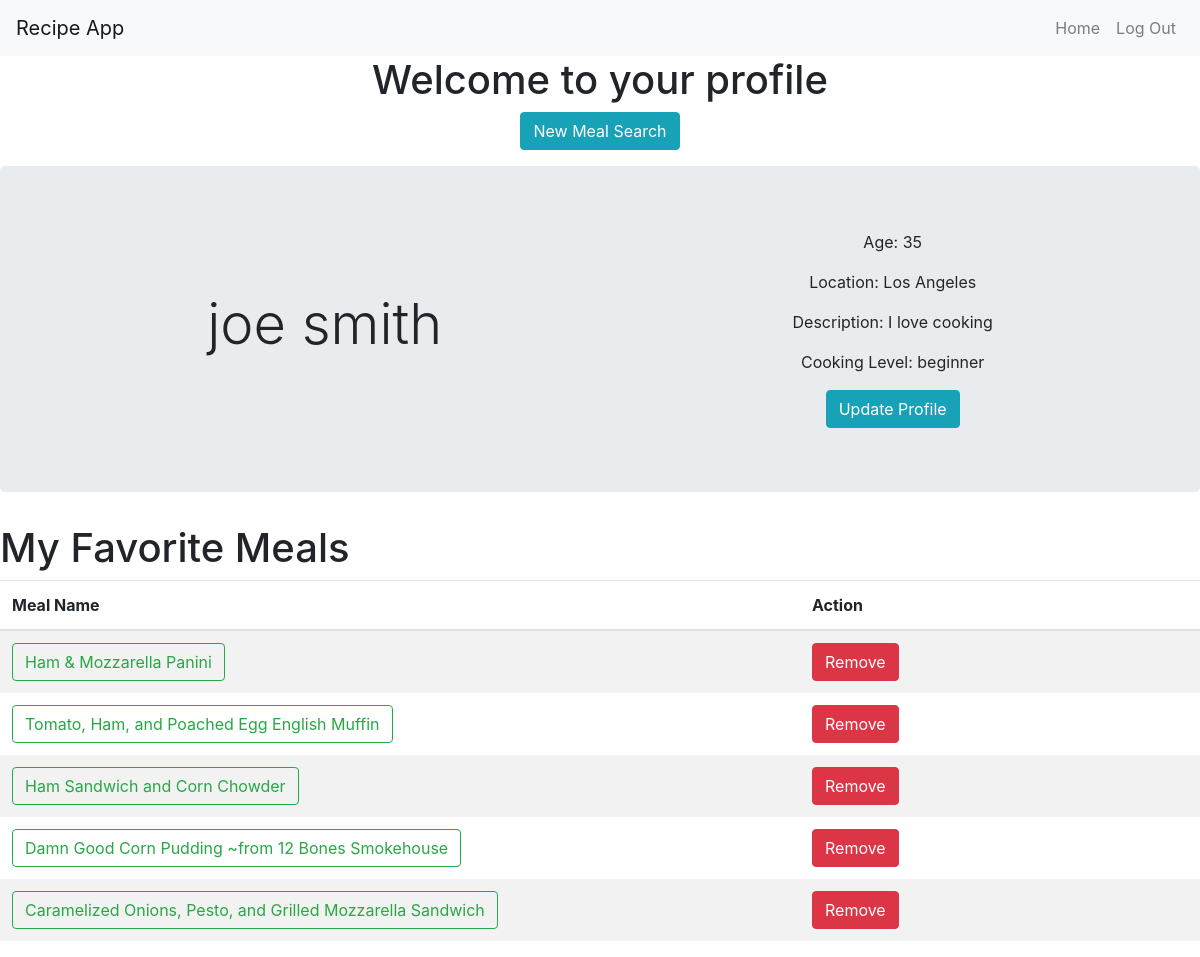
The app's page /profile/2 (signed in) with its own data.
### main/models.py (models this page shows)
class User(models.Model):
    f_name = models.CharField(max_length=60)
    l_name = models.CharField(max_length=60)
    email = models.EmailField(max_length=254)
    pw_hash = models.CharField(max_length=255)
    created_at = models.DateTimeField(auto_now_add=True)
    updated_at = models.DateTimeField(auto_now=True)

class Profile(models.Model):
    age= models.IntegerField()
    location= models.CharField(max_length=45)
    desc= models.CharField(max_length=255)
    cooking_level= models.CharField(max_length=45)
    user= models.ForeignKey(User, related_name="profile", on_delete=models.CASCADE)

class Meal(models.Model):
    name= models.CharField(max_length=100)
    meal_number = models.IntegerField()
    created_at= models.DateTimeField(auto_now_add=True)
    updated_at= models.DateTimeField(auto_now=True)
    users_who_saved= models.ManyToManyField(User, related_name="saved_meals")

### main/views.py (the view)
# urls.py: path('profile/<int:id>', views.profile),
def profile(request, id):
    this_user = User.objects.get(id=id)
    if this_user.email != request.session['user']:
        messages.error(request, "User authentication required")
        return redirect("/")
    meals = this_user.saved_meals.all()
    context = {
        'user' : this_user,
        'meals': meals
    }
    return render(request, "profile.html", context)

### main/templates/profile.html (shortened to what this page needs)
{% extends 'base.html' %} {% block content %}
<div class="d-flex flex-column align-items-center">
  <h1>Welcome to your profile {{this_user.f_name}}</h1>
  <form action="/search_new_meal" class="form-group">
    <button type="submit" class="btn btn-info btn-block">
      New Meal Search
    </button>
  </form>
</div>
<div class="jumbotron d-flex justify-content-around align-items-center">
  <h1 class="display-4">{{user.f_name}} {{user.l_name}}</h1>
  {% if user.profile.all %}
  <div class="d-flex flex-column align-items-center">
    <p>Age: {{user.profile.first.age}}</p>
    <p>Location: {{user.profile.first.location}}</p>
    <p>Description: {{user.profile.first.desc}}</p>
    <p>Cooking Level: {{user.profile.first.cooking_level}}</p>
    <form action="/update_profile">
      <button class="btn btn-info">Update Profile</button>
    </form>
  </div>
  {% endif %}
</div>
<h1>My Favorite Meals</h1>
<table class="table table-striped">
  <thead>
    <tr class="d-flex align-items-center">
      <th class="col-8">Meal Name</th>
      <th class="col-4">Action</th>
    </tr>
  </thead>
  <tbody>
    {% for meal in meals %}
    <tr class="d-flex align-items-center">
      <td class="col-8 border-0">
        <a
          href="/recipe_info/{{ meal.meal_number }}"
          class="btn btn-outline-success"
          >{{ meal.name }}</a
        >
      </td>
      <td class="col-4 border-0">
        <a href="/remove_meal/{{ meal.id }}" class="btn btn-danger">Remove</a>
      </td>
    </tr>
    {% endfor %}
  </tbody>
</table>
{% endblock %}

### records on screen
User: f_name "joe", l_name "smith", profile.first.age "35", profile.first.location "Los Angeles", profile.first.desc "I love cooking", profile.first.cooking_level "beginner"
Meal: name "Ham & Mozzarella Panini"
Meal: name "Tomato, Ham, and Poached Egg English Muffin"
Meal: name "Ham Sandwich and Corn Chowder"
Meal: name "Damn Good Corn Pudding ~from 12 Bones Smokehouse"
Meal: name "Caramelized Onions, Pesto, and Grilled Mozzarella Sandwich"
